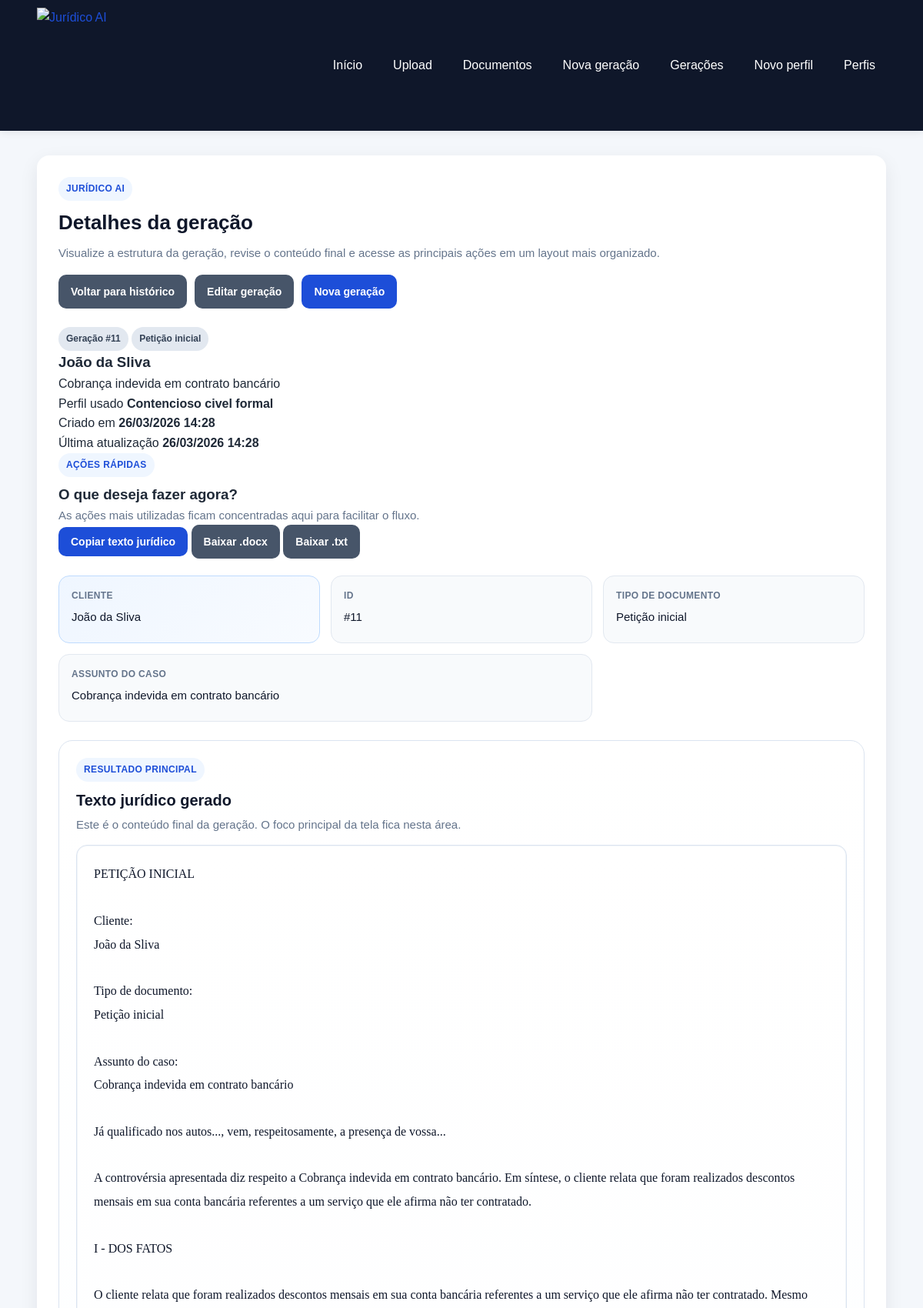
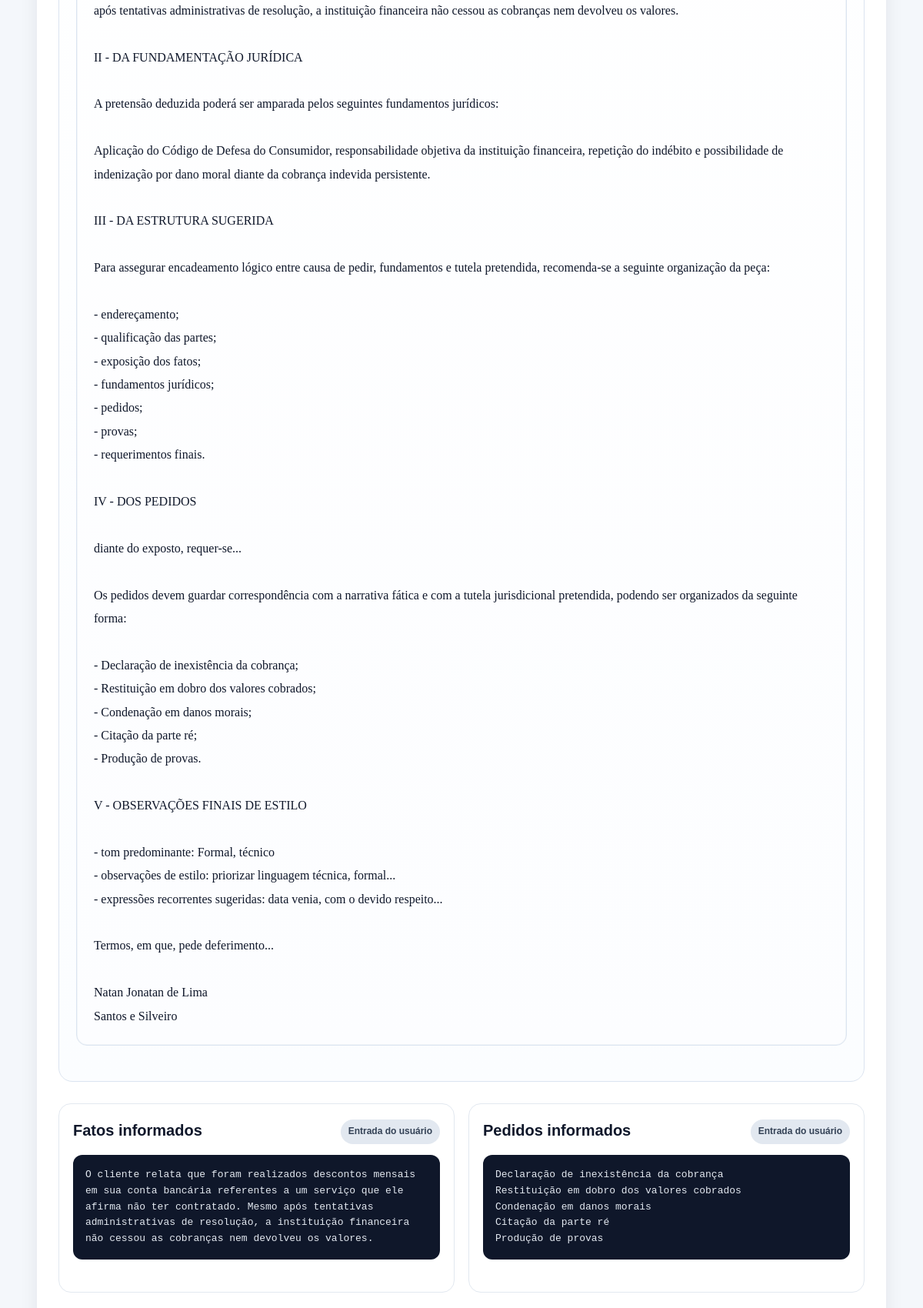
Screenshot of /generations/11 (upper part) with the database file from the repository (2 pictures, top to bottom).
### app/models/generation.py (models this page shows)
class Generation(Base):
    __tablename__ = "generations"
    id = Column(Integer, primary_key=True, index=True)
    client_name = Column(String(255), nullable=False)
    document_type = Column(String(255), nullable=False)
    case_subject = Column(String(255), nullable=False)
    facts = Column(Text, nullable=False)
    requests = Column(Text, nullable=False)
    legal_basis = Column(Text, nullable=True)
    context_used = Column(Text, nullable=False)
    generated_text = Column(Text, nullable=False)
    source_document_ids = Column(Text, nullable=True)
    writing_profile_id = Column(
        Integer,
        ForeignKey("writing_profiles.id"),
        nullable=True,
    )
    created_at = Column(
        DateTime,
        default=agora_brasil,
        nullable=False,
    )
    updated_at = Column(
        DateTime,
        default=agora_brasil,
        nullable=False,
    )
    writing_profile = relationship("WritingProfile")

### app/models/writing_profile.py (models this page shows)
class WritingProfile(Base):
    __tablename__ = "writing_profiles"
    id = Column(Integer, primary_key=True, index=True)
    profile_name = Column(String(150), nullable=False)
    lawyer_name = Column(String(150), nullable=True)
    office_name = Column(String(200), nullable=True)
    tone = Column(String(100), nullable=False, default="Formal")
    qualification_style = Column(
        Text,
        nullable=True,
        default="já qualificado(a) nos autos ou a ser devidamente qualificado(a)",
    )
    opening_phrase = Column(
        Text,
        nullable=True,
        default="vem, com o devido respeito, à presença de Vossa Excelência, apresentar a presente:",
    )
    closing_phrase = Column(
        Text,
        nullable=True,
        default="Termos em que,\nPede deferimento.",
    )
    request_intro = Column(
        Text,
        nullable=True,
        default="Diante do exposto, requer:",
    )
    legal_style_notes = Column(
        Text,
        nullable=True,
        default="Utilizar linguagem jurídica formal, objetiva e técnica.",
    )
    recurring_expressions = Column(
        Text,
        nullable=True,
        default="data venia; conforme entendimento jurisprudencial; nos termos da legislação aplicável",
    )
    is_active = Column(Boolean, default=False, nullable=False)
    created_at = Column(DateTime(timezone=True), server_default=func.now())

### app/routers/generations.py (the view)
@router.get("/{generation_id}")
def generation_detail(
    generation_id: int,
    request: Request,
    db: Session = Depends(get_db),
):
    geracao = buscar_geracao_por_id(db, generation_id)
    if not geracao:
        raise HTTPException(status_code=404, detail="Geração não encontrada.")
    document_ids = desserializar_ids_documentos(geracao.source_document_ids)
    documentos_base = listar_documentos_por_ids(db, document_ids) if document_ids else []
    return templates.TemplateResponse(
        "generation_detail.html",
        {
            "request": request,
            "title": "Detalhes da geração",
            "geracao": geracao,
            "documentos_base": documentos_base,
            "sucesso": request.query_params.get("sucesso"),
            "erro": request.query_params.get("erro"),
        },
    )

### app/templates/generation_detail.html (shortened to what this page needs)
{% extends "base.html" %}
{% block content %}
<section class="card card-detalhes-geracao detalhe-geracao-profissional">
    <div class="cabecalho-pagina cabecalho-geracao cabecalho-geracao-profissional">
        <div class="cabecalho-geracao-textos">
            <p class="etiqueta-secao">Jurídico AI</p>
            <h2>Detalhes da geração</h2>
            <p class="texto-suave">
                Visualize a estrutura da geração, revise o conteúdo final e acesse as principais ações em um layout mais organizado.
            </p>
        </div>
        <div class="acoes-topo">
            <a class="botao botao-secundario" href="/generations">Voltar para histórico</a>
            <a class="botao botao-secundario" href="/generations/{{ geracao.id }}/edit">Editar geração</a>
            <a class="botao" href="/generations/create">Nova geração</a>
        </div>
    </div>
    <section class="detalhe-geracao-hero">
        <div class="detalhe-geracao-identidade">
            <div class="detalhe-geracao-identidade-topo">
                <span class="badge badge-neutro">Geração #{{ geracao.id }}</span>
                <span class="badge badge-neutro">{{ geracao.document_type }}</span>
            </div>
            <h3>{{ geracao.client_name }}</h3>
            <p class="detalhe-geracao-assunto">
                {{ geracao.case_subject }}
            </p>
            <div class="detalhe-geracao-meta-lista">
                <div class="detalhe-geracao-meta-item">
                    <span class="detalhe-geracao-meta-label">Perfil usado</span>
                    <strong>
                        {{ geracao.writing_profile.profile_name if geracao.writing_profile else "Sem perfil" }}
                    </strong>
                </div>
                <div class="detalhe-geracao-meta-item">
                    <span class="detalhe-geracao-meta-label">Criado em</span>
                    <strong>
                        {{ geracao.created_at.strftime("%d/%m/%Y %H:%M") if geracao.created_at else "-" }}
                    </strong>
                </div>
                <div class="detalhe-geracao-meta-item">
                    <span class="detalhe-geracao-meta-label">Última atualização</span>
                    <strong>
                        {{ geracao.updated_at.strftime("%d/%m/%Y %H:%M") if geracao.updated_at else "-" }}
                    </strong>
                </div>
            </div>
        </div>
        <aside class="detalhe-geracao-acoes">
            <div class="detalhe-geracao-acoes-topo">
                <p class="etiqueta-secao">Ações rápidas</p>
                <h3>O que deseja fazer agora?</h3>
                <p class="texto-suave">
                    As ações mais utilizadas ficam concentradas aqui para facilitar o fluxo.
                </p>
            </div>
            <div class="detalhe-geracao-acoes-botoes">
                <button
                    type="button"
                    class="botao"
                    id="botao-copiar-texto"
                    onclick="copiarTextoJuridico()"
                >
                    Copiar texto jurídico
                </button>
                <a
                    class="botao botao-secundario"
                    href="/generations/{{ geracao.id }}/download-docx"
                >
                    Baixar .docx
                </a>
                <a
                    class="botao botao-secundario"
                    href="/generations/{{ geracao.id }}/download-txt"
                >
                    Baixar .txt
                </a>
            </div>
        </aside>
    </section>
    <div class="painel-resumo-geracao painel-resumo-geracao-profissional">
        <div class="info-box destaque-principal">
            <span class="info-label">Cliente</span>
            <span class="info-value">{{ geracao.client_name }}</span>
        </div>
        <div class="info-box">
            <span class="info-label">ID</span>
            <span class="info-value">#{{ geracao.id }}</span>
        </div>
        <div class="info-box">
            <span class="info-label">Tipo de documento</span>
            <span class="info-value">{{ geracao.document_type }}</span>
        </div>
        <div class="info-box info-box-largo">
            <span class="info-label">Assunto do caso</span>
            <span class="info-value">{{ geracao.case_subject }}</span>
        </div>
    </div>
    <section class="bloco-resultado-principal bloco-destaque-texto bloco-destaque-texto-profissional">
        <div class="cabecalho-resultado cabecalho-resultado-profissional">
            <div>
                <p class="etiqueta-secao">Resultado principal</p>
                <h3>Texto jurídico gerado</h3>
                <p class="texto-suave">
                    Este é o conteúdo final da geração. O foco principal da tela fica nesta área.
                </p>
            </div>
        </div>
        <div class="resultado-texto resultado-texto-claro resultado-texto-juridico">
            <pre id="texto-juridico">{{ geracao.generated_text }}</pre>
        </div>
    </section>
    <div class="grid-conteudo-auxiliar grid-conteudo-auxiliar-profissional">
        <section class="bloco-informativo">
            <div class="bloco-informativo-topo">
                <h3>Fatos informados</h3>
                <span class="badge badge-neutro">Entrada do usuário</span>
            </div>
            <div class="resultado-texto">
                <pre>{{ geracao.facts }}</pre>
            </div>
        </section>
        <section class="bloco-informativo">
            <div class="bloco-informativo-topo">
                <h3>Pedidos informados</h3>
                <span class="badge badge-neutro">Entrada do usuário</span>
            </div>
            <div class="resultado-texto">
                <pre>{{ geracao.requests }}</pre>
            </div>
        </section>
    </div>
</section>
{% endblock %}

### app/static/css/style.css (style rules this page uses)
* { margin: 0; padding: 0; box-sizing: border-box; }
body { font-family: Arial, Helvetica, sans-serif; background: #f4f7fb; color: #1f2937; line-height: 1.6; }
a { color: #1d4ed8; text-decoration: none; }
.card { background: #ffffff; border-radius: 16px; padding: 24px; box-shadow: 0 8px 24px rgba(15, 23, 42, 0.08); margin-bottom: 24px; }
.card-detalhes-geracao { padding: 28px; }
.cabecalho-pagina { display: flex; justify-content: space-between; align-items: flex-start; gap: 16px; flex-wrap: wrap; margin-bottom: 20px; }
.cabecalho-pagina h2 { font-size: 26px; color: #0f172a; margin-bottom: 6px; }
.cabecalho-geracao { margin-bottom: 24px; }
.etiqueta-secao { display: inline-block; margin-bottom: 8px; padding: 6px 10px; border-radius: 999px; background: #eff6ff; color: #1d4ed8; font-size: 12px; font-weight: 700; letter-spacing: 0.03em; text-transform: uppercase; }
.texto-suave { color: #64748b; font-size: 15px; }
.acoes-topo { display: flex; gap: 10px; flex-wrap: wrap; }
.botao, button.botao { display: inline-flex; align-items: center; justify-content: center; background: #1d4ed8; color: #ffffff; border: none; border-radius: 10px; padding: 11px 16px; font-size: 14px; font-weight: bold; cursor: pointer; transition: background 0.2s ease, transform 0.2s ease, opacity 0.2s ease; }
.botao-secundario { background: #475569; }
.grid-detalhes, .painel-resumo-geracao { display: grid; grid-template-columns: repeat(auto-fit, minmax(210px, 1fr)); gap: 14px; margin-bottom: 24px; }
.info-box { background: #f8fafc; border: 1px solid #e2e8f0; border-radius: 14px; padding: 16px; display: flex; flex-direction: column; gap: 6px; min-height: 88px; }
.info-box-largo { grid-column: span 2; }
.destaque-principal { background: linear-gradient(135deg, #eff6ff, #f8fbff); border: 1px solid #bfdbfe; }
.info-label { font-size: 12px; color: #64748b; text-transform: uppercase; font-weight: bold; letter-spacing: 0.03em; }
.info-value { font-size: 15px; color: #0f172a; word-break: break-word; }
.bloco-resultado-principal { margin-bottom: 28px; }
.bloco-destaque-texto { border: 1px solid #dbe4f0; border-radius: 18px; padding: 22px; background: linear-gradient(180deg, #ffffff 0%, #fbfdff 100%); }
.cabecalho-resultado { display: flex; justify-content: space-between; align-items: flex-start; gap: 16px; flex-wrap: wrap; margin-bottom: 14px; }
.cabecalho-resultado h3, .bloco-informativo h3 { font-size: 20px; color: #0f172a; margin-bottom: 4px; }
.resultado-texto { background: #0f172a; color: #e2e8f0; border-radius: 12px; padding: 16px; overflow-x: auto; margin-top: 12px; margin-bottom: 24px; }
.resultado-texto pre { white-space: pre-wrap; word-break: break-word; font-family: Consolas, Monaco, monospace; font-size: 13px; line-height: 1.6; }
.resultado-texto-claro { background: #ffffff; color: #0f172a; border: 1px solid #dbe4f0; box-shadow: inset 0 0 0 1px #f1f5f9; }
.resultado-texto-claro pre { font-family: "Times New Roman", Georgia, serif; font-size: 16px; line-height: 1.9; }
.resultado-texto-juridico { padding: 22px; border-radius: 14px; background-image: linear-gradient(to bottom, #ffffff 0%, #fcfdff 100%); }
.grid-conteudo-auxiliar { display: grid; grid-template-columns: repeat(2, minmax(0, 1fr)); gap: 18px; margin-bottom: 10px; }
.bloco-informativo { background: #ffffff; border: 1px solid #e2e8f0; border-radius: 16px; padding: 18px; margin-bottom: 22px; }
.bloco-informativo-topo { display: flex; justify-content: space-between; align-items: center; gap: 12px; flex-wrap: wrap; margin-bottom: 8px; }
.badge { display: inline-flex; align-items: center; justify-content: center; padding: 6px 10px; border-radius: 999px; font-size: 12px; font-weight: bold; }
.badge-neutro { background: #e2e8f0; color: #334155; }

### rows the page displays
Generation: id "11", document_type "Petição inicial", client_name "João da Sliva", case_subject "Cobrança indevida em contrato bancário", created_at "26/03/2026 14:28", updated_at "26/03/2026 14:28", generated_text "PETIÇÃO INICIAL Cliente: João da Sliva Tipo de documento: Petição inicial Assunto do caso: Cobrança indevida em contrato bancário Já qualificado nos autos..., vem, respeitosamente, a presença de vossa... A controvérsia apresentada diz respeito a Cobrança indevida em contrato bancário. Em síntese, o cliente relata que foram realizados descontos mensais em sua conta bancária referentes a um serviço que ele afirma não ter contratado. I - DOS FATOS O cliente relata que foram realizados descontos mensais em sua conta bancária referentes a um serviço que ele afirma não ter contratado. Mesmo após tentativas administrativas de resolução, a instituição financeira não cessou as cobranças nem devolveu…", facts "O cliente relata que foram realizados descontos mensais em sua conta bancária referentes a um serviço que ele afirma não ter contratado. Mesmo após tentativas administrativas de resolução, a instituição financeira não cessou as cobranças nem devolveu os valores.", requests "Declaração de inexistência da cobrança Restituição em dobro dos valores cobrados Condenação em danos morais Citação da parte ré Produção de provas"
WritingProfile: writing_profile "Contencioso civel formal"
